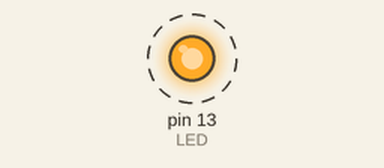
Recording of a sketch running on a simulated Arduino Uno, built with avr-gcc and run on an emulated ATmega328P. Shown: output pins drawn as LEDs (lit = HIGH). Dashed ring = blinking.

Above: at 0.5 s.
Timing chart, 0 to 4.6 s (numbered marks = the images above):
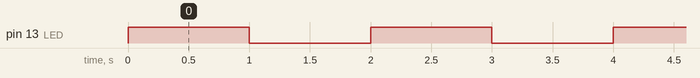

Measured:
- by itself, pin 13 (LED): alternates HIGH for 1.0 s and LOW for 1.0 s

The sketch:

defining-led.ino
```cpp
// to define what pin 13 is
#define LED 13

boolean val = HIGH;

// turns on the LED on pin 13
void setup() {
  // put your setup code here, to run once:
  pinMode(LED, OUTPUT);
}

void loop() {
  // use boolean
  // put your main code here, to run repeatedly:
  digitalWrite(LED,val);
  // the program sleeps for a certain time (in milliseconds)
  delay(1000);
  // après l'attente, on lui dit de s'éteindre en disant que val devient faux
  val = !val;

}
```
